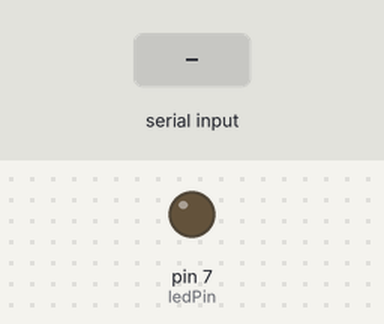
A sketch run on a simulated Arduino Mega 2560, built with avr-gcc and run on an emulated ATmega2560. Shown: output pins drawn as LEDs (lit = HIGH). Inputs (shaded band) come from the test bench. The modem accepts every AT command (registered, SIM ready, sends succeed) and sends nothing else.

Above: at 1.2 s.
1.3 s: "1" received over Serial
At 2.5 s:
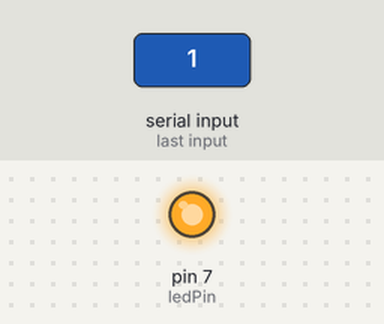
2.8 s: "0" received over Serial
At 3.6 s:
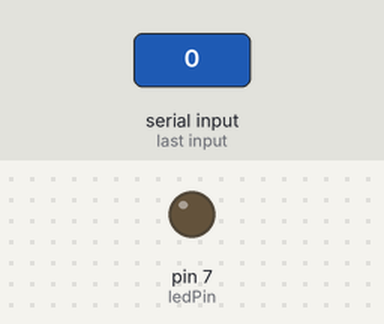
Timing chart, 0 to 5.8 s (numbered marks = the images above; inputs shaded):
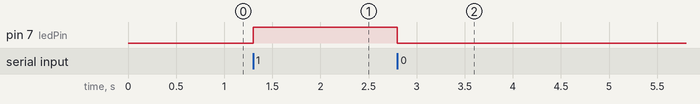

Measured:
- after the input at 1.3 s, pin 7 (ledPin): LOW → HIGH at once
- after the input at 2.8 s, pin 7 (ledPin): HIGH → LOW at once

The sketch:

HC05POC.ino
```cpp
int ledPin = 7;
int state= 0;
void setup() {
  Serial.begin(9600);      // Serial Monitor
  Serial1.begin(9600);     // Serial1 for HC-05 module
  pinMode(ledPin, OUTPUT);
    // Set the HC-05 to master or slave mode (AT commands may vary based on your HC-05 version)
  Serial1.print("AT+ROLE=0\r\n");  // 0: Slave mode, 1: Master mode

  // Set a recognizable name for your module
  Serial1.print("AT+NAME=MyBluetooth\r\n");

  // Set the PIN code for pairing (you can change this)
  Serial1.print("AT+PIN=1234\r\n");
}

void loop() {
  command();


}

void command() {

   if(Serial.available() > 0){ // Checks whether data is comming from the serial port
    state = Serial.read(); // Reads the data from the serial port
    }

    if (state == '0') {
      digitalWrite(ledPin, LOW); // Turn LED OFF
      Serial1.println("LED: OFF"); // Send back, to the phone, the String "LED: ON"
      state=0;
    }
    else if (state == '1') {
      digitalWrite(ledPin, HIGH);
      Serial1.println("LED: ON");;
      state=0;
    }
    else if (state == '2'){
      int baud = Serial.baud();
      Serial1.println(baud);
      Serial.println(baud);
      state=0;
    }

}
```
